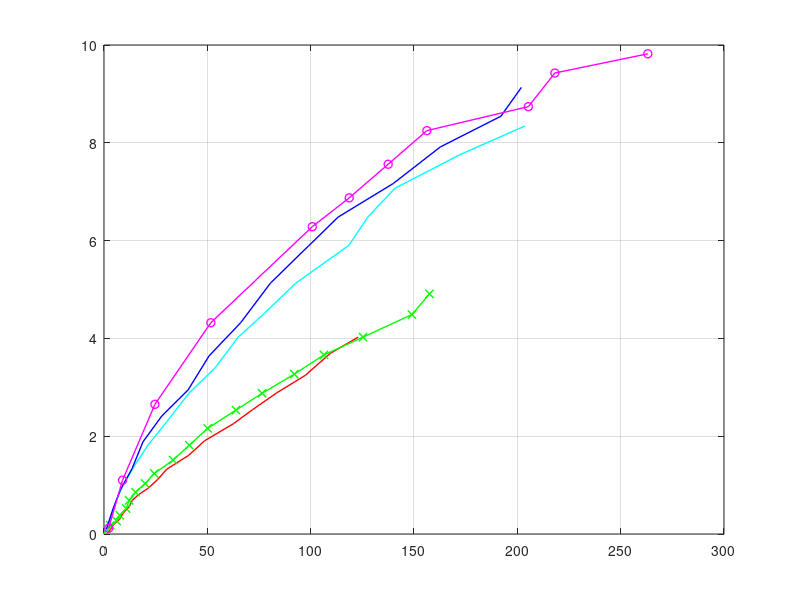

The MATLAB script that drew this image: (Note: this script raises an error after producing the figure.)
%% - plot static trust, current and RPM
% trust using a standard scale 25kg max, 1g resolution
close all
clear
%% Trust measurements
% Measurement from esc,motor,propeller test
% file created 2020-10-04 17:40:42.147504
% 1: esc value (motor 1) 0=1ms, 1024 = 2ms
% 2: rps (motor 1) a rotations per second)
% 3: rps (motor 1) b rotations per second)
% 4: Motor voltage (volt)
% 5: total current (amps)
% 6: trust force (gram force)
% 7: CCV (rotation direction)
% 8: Temperature motor (deg C)
% 9: Temperature ESC (deg C)
trust001 = load('3508-700_14x5.5.txt');
trust002 = load('3508-700_18x5.5.txt');
trust003 = load('3508-700_13x4.5.txt'); % 11 V 13x4.5
trust003a = load('3508-700_13x4.5_02.txt'); % 15V
trust003b = load('3508-700_13x4.5_02.txt'); % 11.1V
trust004 = load('3508-700_8x3.8.txt'); % 15V  8"x3.6
trust005 = load('3508-700_9x4.5.txt'); % 15V  9"x4.5
%% motor constant
motor = '3508-700KV';
prop = '14x5.5';
Kv = 700; % RPM pr volt
Km = 60/(Kv * 2 * pi); % motor constant [V/(rad/s)] or [Nm/A]
Ra = 0.083; % ohm
%% plot current-trust
trust1 = trust001; %14"
trust2 = trust002; %18"
trust3 = trust003; %13"
trust4 = trust005; %9"
trust5 = trust004; %8"
%% trust -- power
vf1 = trust1(:,4);
vf2 = trust2(:,4);
vf3 = trust3(:,4);
vf4 = trust4(:,4);
vf5 = trust5(:,4);
h=figure(100)
    hold off
    plot(trust5(:,5).*vf5, trust5(:,6)*9.82/1000,'-r','linewidth',1);
    hold on
    plot(trust4(:,5).*vf4, trust4(:,6)*9.82/1000,'-gx','linewidth',1);
    plot(trust3(:,5).*vf3, trust3(:,6)*9.82/1000,'-c','linewidth',1);
    plot(trust1(:,5).*vf1, trust1(:,6)*9.82/1000,'-b','linewidth',1);
    plot(trust2(:,5).*vf2, trust2(:,6)*9.82/1000,'-mo','linewidth',1);
    grid on
    legend('trust (N) 8"','trust (N) 9"','trust (N) 13"','trust (N) 14"','trust (N) 18"', ...
        'location','south east');
    xlabel('Motor input power (W)')
    ylabel('Trust (Newton)')
    title('Power efficiency - 3508-700KV MultiStar');
saveas(h,'trust-per-power-3508-700.png')
%% power - RPM
vf1 = trust1(:,4);
vf2 = trust2(:,4);
vf3 = trust3(:,4);
vf4 = trust4(:,4);
vf5 = trust5(:,4);
h=figure(101)
    hold off
    plot(trust5(:,5).*vf5, trust5(:,2)*60,'-r','linewidth',1);
    hold on
    plot(trust4(:,5).*vf4, trust4(:,2)*60,'-gx','linewidth',1);
    plot(trust3(:,5).*vf3, trust3(:,2)*60,'-c','linewidth',1);
    plot(trust1(:,5).*vf1, trust1(:,2)*60,'-b','linewidth',1);
    plot(trust2(:,5).*vf2, trust2(:,2)*60,'-mo','linewidth',1);
    grid on
    legend('8" prop','9" prop','13" prop','14" prop','18" prop',...
        'location','north east');
    xlabel('Motor input power (W)')
    ylabel('RPM')
    title('RPM - 3508-700KV MultiStar');
saveas(h,'rpm-per-power-3508-700.png')
%% ESC -- trust
h = figure(102)
hold off
plot(trust5(:,1)/1000 + 1, trust5(:,6)*0.0098./trust5(:,4)*11,'-r','linewidth',1);
hold on
plot(trust4(:,1)/1000 + 1, trust4(:,6)*0.0098./trust4(:,4)*11,'-gx','linewidth',1);
plot(trust3(:,1)/1000 + 1, trust3(:,6)*0.0098./trust3(:,4)*11,'-c','linewidth',1);
plot(trust1(:,1)/1000 + 1, trust1(:,6)*0.0098./trust1(:,4)*11,'-b','linewidth',1);
plot(trust2(:,1)/1000 + 1, trust2(:,6)*0.0098./trust2(:,4)*11,'-mo','linewidth',1);
grid on
legend('8"x3.6 prop','9"x4.5 prop','13"x4.5 prop', '14"x5.5 prop', ...
    '18"x5.5 prop','location','north west');
xlabel('ESC PW (1-2ms)')
ylabel('Trust (Newton) (scaled to 11V)')
title('3508-700KV MultiStar - static transfer');
saveas(h, 'trust-TF-3508-700.png')
%% transfer function gain
% 8"
for i = 1:size(trust5,1)-1
    dN = trust5(i+1,6) - trust5(i,6)
    dW5(i) = (trust5(i+1,1) - trust5(i,1))/1000
    dNw5(i) = dN/dW5(i);
end
% 9"
for i = 1:size(trust4,1)-1
    dN = trust4(i+1,6) - trust4(i,6)
    dW4(i) = (trust4(i+1,1) - trust4(i,1))/1000
    dNw4(i) = dN/dW4(i);
end
% 13"
for i = 1:size(trust3,1)-1
    dN = trust3(i+1,6) - trust3(i,6)
    dW3(i) = (trust3(i+1,1) - trust3(i,1))/1000
    dNw3(i) = dN/dW3(i);
end
%14"
for i = 1:size(trust1,1)-1
    dN = trust1(i+1,6) - trust1(i,6)
    dW1(i) = (trust1(i+1,1) - trust1(i,1))/1000
    dNw1(i) = dN/dW1(i);
end
%18"
for i = 1:size(trust2,1)-1
    dN = trust2(i+1,6) - trust2(i,6)
    dW2(i) = (trust2(i+1,1) - trust2(i,1))/1000
    dNw2(i) = dN/dW2(i);
end
%% Transfer gain
k0v1 = dNw1'.*0.0098./trust1(2:end,4).*11;
k0v2 = dNw2'.*0.0098./trust2(2:end,4).*11;
k0v3 = dNw3'.*0.0098./trust3(2:end,4).*11;
k0v4 = dNw4'.*0.0098./trust4(2:end,4).*11;
k0v5 = dNw5'.*0.0098./trust5(2:end,4).*11;
%
h = figure(206)
hold off
p(1) = plot(trust5(2:end,1)/1000+1, k0v5,'-r','linewidth',1, 'DisplayName', '8" prop');
hold on
p(2) = plot(trust4(2:end,1)/1000+1, k0v4,'-gx','linewidth',1, 'DisplayName', '9" prop');
p(3) = plot(trust3(2:end,1)/1000+1, k0v3,'-c','linewidth',1, 'DisplayName', '13" prop');
p(4) = plot(trust1(2:end,1)/1000+1, k0v1,'-b','linewidth',1,'DisplayName', '14" prop');
p(5) = plot(trust2(2:end,1)/1000+1, k0v2,'-mo','linewidth',1,'DisplayName', '18" prop');
grid on
xlabel('ESC pulse (ms)')
ylabel('(K_0) Newton per ms (scaled to 11V)')
%legend('13" prop','14" prop','18" prop','location','south')
legend(p,'autoupdate','off','location','north west')
title('Static transfer gain')
saveas(h,'transfer_gain_N-per-ms.png')
